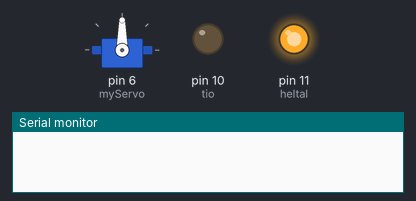
Recording of a sketch running on a simulated Arduino Uno, built with avr-gcc and run on an emulated ATmega328P. Parts: servo, output pins drawn as LEDs (lit = HIGH), the last lines printed to the serial monitor.

Above: at 0.1 s.
At 1.1 s:
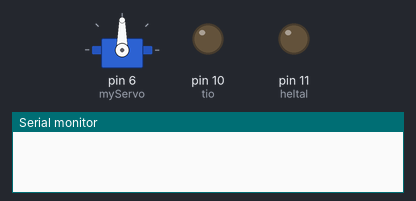
At 20.1 s:
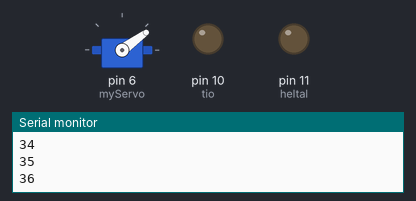
At 39.1 s:
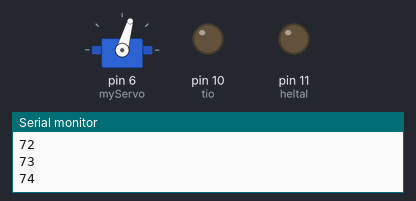
Timing chart, 0 to 40.0 s (numbered marks = the images above):
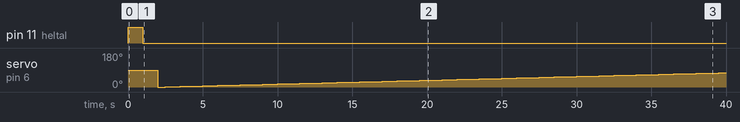

Measured:
- by itself, pin 11 (heltal): LOW → HIGH at 0.00 s, → LOW 1.0 s later
- by itself, servo on pin 6 (myServo): 90° → 0° at 2.0 s, → 1° 0.50 s later, → 2° 0.50 s later, → 3° 0.50 s later, … (76 changes in this stretch)

The sketch:

repetition_1a_tillf_llet.ino
```cpp
//Överst definieras (skrivs) variabler som är av typen heltal.
//Bibliotek importeras också här någonstans.
int heltal = 11;
int tio = 10;

#include <Servo.h> //inkludera Servo biblioteket i denna sketch.
Servo myServo; //Samma som ovan förutom att myServo är av typen Servo istället för int (heltal).

//I setup() förbereds Arduinons pins till att göra olika saker.
//I vårt fall sätta dem till OUTPUT och bestämma vilken pin som är servo.
//Koden körs en gång.
void setup() {
pinMode(heltal, OUTPUT);
pinMode(tio, OUTPUT);

myServo.attach(6);

//Starta monitorn, monitorn öppnas genom att trycka in Ctrl, Shift och m på tangentbordet samtidigt.
//Kan också kommas åt ifrån verktyg/tools menyn.
Serial.begin(9600);
}

//Kod i loopen körs oändligt antal gånger om och om igen.
void loop() {
houston(heltal, 1000);

//for-loop exempel:
for(int i = 0; i < 180; i += 1){
  myServo.write(i); //Ställ in servomotorn på graden i
  Serial.println(i); //skriv ut värdet av "i" i monitorn.
  delay(500);
}

//while-loop exempel:
int m = 0;
while(m < 180) { //Så länge villkoret i parentesen är uppfyllt så kommer loopen att köras.
  myServo.write(m);
  Serial.print("Värdet av m: ");
  Serial.println(m);
  m += 1;
}

//Annan while-loop:
while(true){
  //Allting här inne kommer köras oändligt antal gånger då true inte någonsin kommer ändras till false..
}

Serial.println("Denna kod kommer inte nås");
}

//Utanför loopen definieras funktioner (också kallade för metoder).
//Metoden houston har här två inparametrar, pin och tid som är av typen heltal.
void houston(int pin, int tid) {
  digitalWrite(pin, 1);
  delay(tid);
  digitalWrite(pin, 0);
  delay(tid);
}
```
